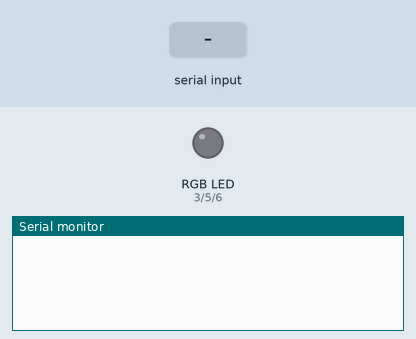
Bench run of a sketch on a simulated Arduino Uno, built with avr-gcc and run on an emulated ATmega328P. Parts: an RGB LED mixed from three pins (HIGH = lit), the last lines printed to the serial monitor. The inputs (shaded band) are chosen by the test bench.

Above: at 1.2 s.
1.3 s: "red," received over Serial
At 3.0 s:
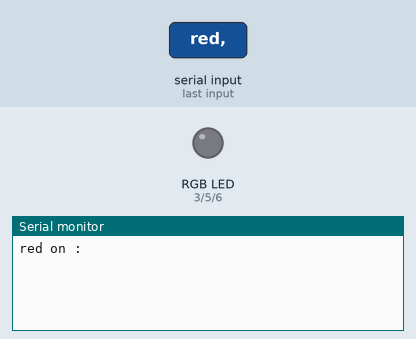
3.8 s: "green," received over Serial
At 6.0 s:
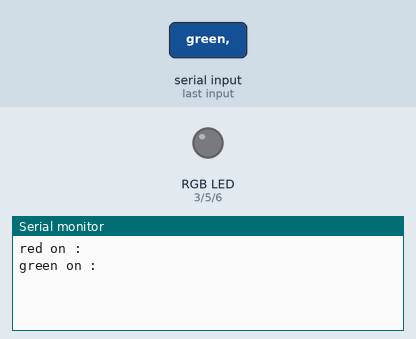
6.3 s: "blue," received over Serial
At 8.0 s:
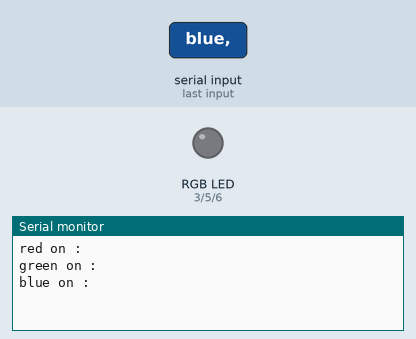

The sketch:

SerialLedColorValue.ino
```cpp
// pins for the LEDs:
const int redPin = 3;
const int greenPin = 5;
const int bluePin = 6;

static int redColor;
static int greenColor;
static int blueColor;

void setup(){
    Serial.begin(9600);
}


void setRGBColor() {
  analogWrite(redPin, redColor);
  analogWrite(greenPin, greenColor);
  analogWrite(bluePin, blueColor);
}

void rgbColor(int r, int g, int b) {
  analogWrite(redPin, r);
  analogWrite(greenPin, g);
  analogWrite(bluePin, b);
}

void loop(){

  while(Serial.available() > 0) {
    String firstCommand  = Serial.readStringUntil(',');
    Serial.read(); //next character is comma, so skip it using this
    String secondValue = Serial.readStringUntil('\n');
    Serial.read();

    //parse your data here. example:

    if(firstCommand == "red") {
      Serial.print("red on : ");
      Serial.println(secondValue);
      redColor = secondValue.toInt();
    }

    if(firstCommand == "green") {
      Serial.print("green on : ");
      Serial.println(secondValue);
      rgbColor(0, secondValue.toInt(), 0);
      greenColor = secondValue.toInt();
    }

    if(firstCommand == "blue") {
      Serial.print("blue on : ");
      Serial.println(secondValue);
      rgbColor(0, 0, secondValue.toInt());
      blueColor = secondValue.toInt();
    }

    setRGBColor();

  }
}
```

Measured:
- after the input at 1.3 s, the serial monitor: prints a new line after 1.0 s (image 1)
- after the input at 3.8 s, the serial monitor: prints a new line after 1.0 s (image 2)
- after the input at 6.3 s, the serial monitor: prints a new line after 1.0 s (image 3)
